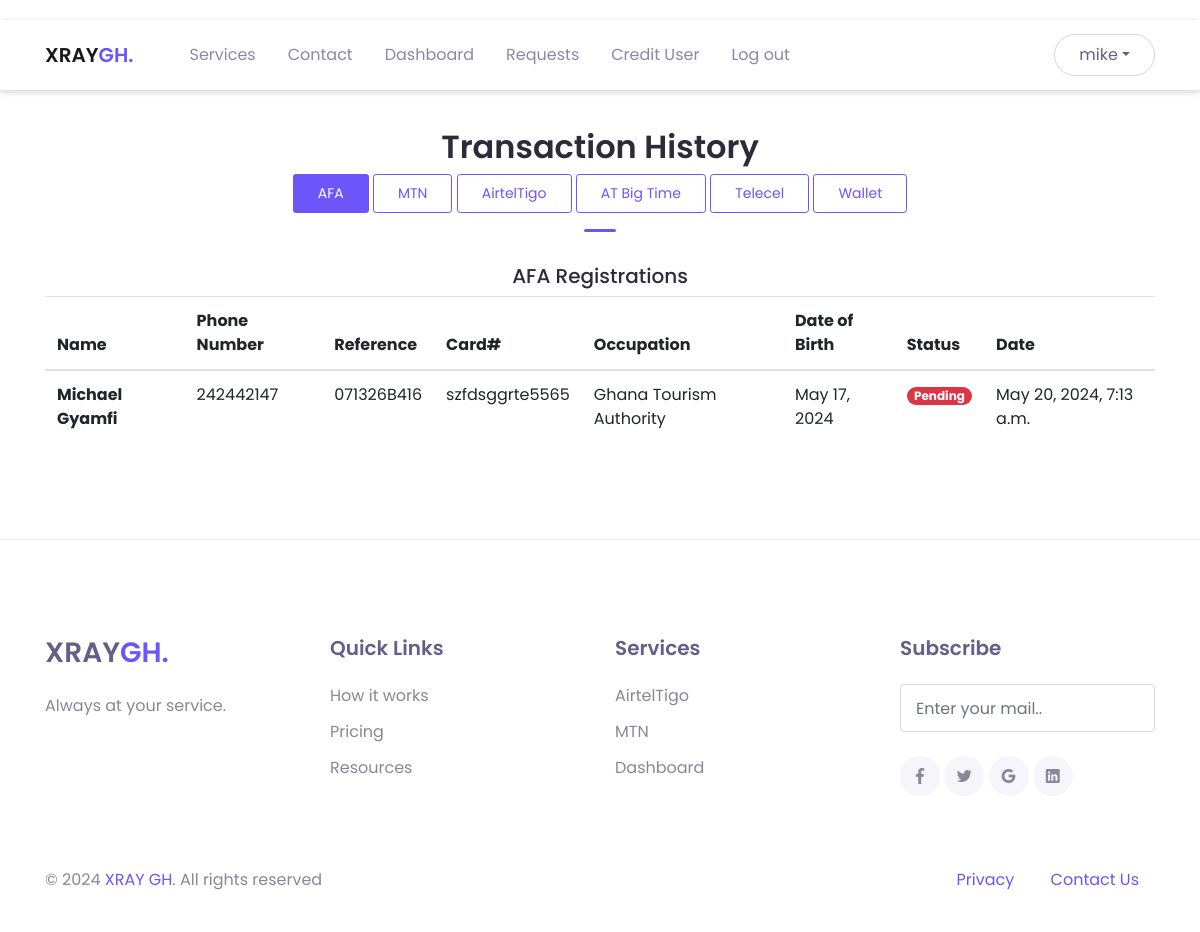
/history/afa (signed in), run on the app's committed database.
### intel_app/models.py (models this page shows, shortened)
class CustomUser(AbstractUser):
    first_name = models.CharField(max_length=100, null=False, blank=False)
    last_name = models.CharField(max_length=100, null=False, blank=False)
    username = models.CharField(max_length=100, null=False, blank=False, unique=True)
    email = models.EmailField(max_length=250, null=False, blank=False)
    phone = models.PositiveIntegerField(null=True, blank=True)
    wallet = models.FloatField(null=True, blank=True, default=0.0)
    choices = (
        ("User", "User"),
        ("Agent", "Agent"),
        ("Super Agent", "Super Agent")
    )
    status = models.CharField(max_length=250, null=False, blank=False, choices=choices, default="User")
    password1 = models.CharField(max_length=100, null=False, blank=False)
    password2 = models.CharField(max_length=100, null=False, blank=False)
    def __str__(self):
        return self.username

class AFARegistration(models.Model):
    user = models.ForeignKey(CustomUser, on_delete=models.CASCADE)
    phone_number = models.BigIntegerField(null=False, blank=False)
    gh_card_number = models.CharField(null=False, blank=False, max_length=256)
    name = models.CharField(max_length=250, null=False, blank=False)
    occupation = models.CharField(max_length=20, null=False, blank=True)
    reference = models.CharField(max_length=250, null=False, blank=True)
    date_of_birth = models.DateField(null=False, blank=False)
    choices = (
        ("Pending", "Pending"),
        ("Completed", "Completed"),
        ("Failed", "Failed")
    )
    transaction_status = models.CharField(max_length=100, choices=choices, default="Pending")
    transaction_date = models.DateTimeField(auto_now_add=True)

### intel_app/views.py (the view)
# urls.py: path('history/afa', views.afa_history, name="afa-history"),
@login_required(login_url='login')
def afa_history(request):
    user_transactions = models.AFARegistration.objects.filter(user=request.user).order_by('transaction_date').reverse()
    header = "AFA Registrations"
    net = "afa"
    context = {'txns': user_transactions, "header": header, "net": net}
    return render(request, "layouts/afa_history.html", context=context)

### intel_app/templates/layouts/afa_history.html
{% extends 'base.html' %}
  {% block content %}
  {% include 'inc/header.html' %}
  <header>
    {% include 'inc/header.html' %}
  </header>
  <main>
    <div class="page-section mt-5" id="services">
      <div class="container">
            <div class="text-center">
                <h2 class="title-section">Transaction History</h2>
                  <div>
                    <a href="{% url 'afa-history' %}" class="btn btn-sm btn-primary">AFA</a>
                    <a href ="{% url 'mtn-history' %}" class="btn btn-sm btn-outline-primary">MTN</a>
                    <a href="{% url 'history' %}" class="btn btn-sm btn-outline-primary">AirtelTigo</a>
                     <a href ="{% url 'bt-history' %}" class="btn btn-sm btn-outline-primary">AT Big Time</a>
                      <a href ="{% url 'voda-history' %}" class="btn btn-sm btn-outline-primary">Telecel</a>
                      <a href ="{% url 'wallet_history' %}" class="btn btn-sm btn-outline-primary">Wallet</a>
                </div>
                <div class="divider mx-auto"></div>
                <h5>AFA Registrations</h5>
            </div>
            <div class="table-responsive">
                <table id="myTable" class="table">
                    <thead>
                    <tr>
                        <th scope="col">Name</th>
                        <th scope="col">Phone Number</th>
                        <th scope="col">Reference</th>
                        <th scope="col">Card#</th>
                        <th scope="col">Occupation</th>
                        <th scope="col">Date of Birth</th>
                        <th scope="col">Status</th>
                        <th scope="col">Date</th>
                    </tr>
                    </thead>
                    <tbody>
                    {% for txn in txns %}
                        <tr>
                            <th scope="row">{{txn.name}}</th>
                            <td>{{txn.phone_number}}</td>
                            <td>{{txn.reference}}</td>
                            <td>{{txn.gh_card_number}}</td>
                            <td>{{txn.occupation}}</td>
                            <td>{{txn.date_of_birth}}</td>
                            {% if txn.transaction_status == "Completed" %}
                            <td><span class="badge badge-pill badge-success me-1">{{txn.transaction_status}}</span></td>
                            {% else %}
                            <td><span class="badge badge-pill badge-danger me-1">{{txn.transaction_status}}</span></td>
                            {% endif %}
                            <td>{{ txn.transaction_date }}</td>
                        </tr>
                    {% endfor %}
                    </tbody>
                </table>
            </div>
      </div>
  </div>
  </main>
  {% include 'inc/footer.html' %}
{% endblock %}

### intel_app/templates/inc/header.html (shortened to what this page needs)
  <nav class="navbar navbar-expand-lg navbar-light navbar-float">
    <div class="container">
      <a href="{% url 'home' %}" class="navbar-brand">XRAY<span class="text-primary">GH.</span></a>
      <div class="navbar-collapse collapse" id="navbarContent">
        <ul class="navbar-nav ml-lg-4 pt-3 pt-lg-0">
          <li class="nav-item">
            <a href="{% url 'services' %}" class="nav-link">Services</a>
          </li>
          <li class="nav-item">
            <a href="mailto:xraycustomercare@gmail.com" class="nav-link">Contact</a>
          </li>
          {% if request.user.is_authenticated %}
          <li class="nav-item">
            <a href="{% url 'history' %}" class="nav-link">Dashboard</a>
          </li>
          {% if request.user.is_superuser %}
          <li class="nav-item">
            <a href="{% url 'topup_list' %}" class="nav-link">Requests</a>
          </li>
          <li class="nav-item">
            <a href="{% url 'credit_user' %}" class="nav-link">Credit User</a>
          </li>
          {% endif %}
          <li class="nav-item">
            <a href="{% url 'logout' %}" class="nav-link">Log out</a>
          </li>
          {% endif %}
        </ul>
        {% if request.user.is_authenticated %}
        <div class="ml-auto">
          <div class="dropdown">
          <button href="#" class="btn btn-outline rounded-pill dropdown-toggle" data-toggle="dropdown" aria-expanded="false">{{request.user}}</button>
          </div>
        </div>
        {% endif %}
      </div>
    </div>
  </nav>

### intel_app/static/assets/css/theme.css (style rules this page uses)
:root { --primary: #6C55F9; --accent: #FF3D85; --secondary: #645F88; --success: #35bb78; --info: #05B4E1; --warning: #FAC14D; --danger: #FF4943; --grey: #B4B2C5; --dark: #2D2B3A; --light: #F6F5FC; }
body { font-family: "Poppins", sans-serif; line-height: 1.5; color: #2D2B3A; }
a { color: #6C55F9; text-decoration: none; background-color: transparent; }
.text-primary { color: #6C55F9 !important; }
.btn { transition: all .2s ease; }
.btn-primary { color: #fff; background-color: #6C55F9; border-color: transparent; }
.btn-outline { border-color: #D7D5E9; color: #645F88; }
.btn-outline-primary { color: #6C55F9; border-color: #6C55F9; }
.btn { padding: 8px 24px; }
.navbar { min-height: 70px; z-index: 1000; }
.navbar-float { position: absolute; top: 20px; left: 0; width: 100%; background-color: #fff; box-shadow: 0 2px 6px rgba(100, 95, 136, 0.15); z-index: 1070; }
.navbar-brand { font-weight: 600; padding-top: 10px; padding-bottom: 10px; }
.navbar-nav { margin-top: 10px; border-top: 1px solid #e4e7ee; flex-shrink: 0; }
.navbar-nav .nav-link { transition: all .2s ease; }
.navbar-light .navbar-nav .nav-link { color: rgba(100, 95, 136, 0.75); }
@media (min-width: 992px) { .navbar-expand-lg .navbar-nav { margin-top: 0; border-top: none; } }
@media (min-width: 992px) { .navbar-expand-lg .navbar-nav .nav-link { padding-right: 16px; padding-left: 16px; } }
@media (min-width: 992px) { .navbar-expand-lg .navbar-nav { align-items: center; } }
.page-section { position: relative; padding-top: 80px; padding-bottom: 80px; background-color: #fff; overflow: hidden; }
.title-section { max-width: 450px; color: #2D2B3A; font-weight: 600; }
.text-center .title-section { margin-left: auto; margin-right: auto; }
.divider { display: block; margin-top: 16px; margin-bottom: 32px; width: 32px; height: 3px; border-radius: 40px; background-color: #6C55F9; }

### data on the page
CustomUser: user "mike"
AFARegistration: name "Michael Gyamfi", phone_number "242442147", reference "071326B416", gh_card_number "szfdsggrte5565", occupation "Ghana Tourism Authority", date_of_birth "May 17, 2024", transaction_status "Pending", transaction_date "May 20, 2024, 7:13 a.m."
